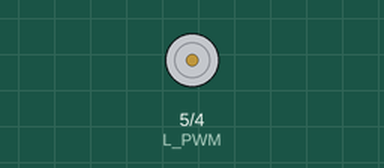
This sketch was run on a simulated Arduino Uno, built with avr-gcc and run on an emulated ATmega328P. Shown: motor-driver pin pairs drawn as motors (green arrow = first pin HIGH = forward, orange = second pin HIGH = backward, longer = more drive).

Above: at 3.0 s.
At 7.5 s:
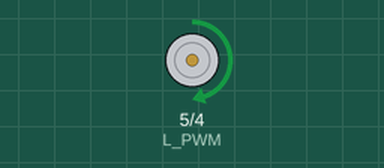
Timing chart, 0 to 15.6 s (numbered marks = the images above):
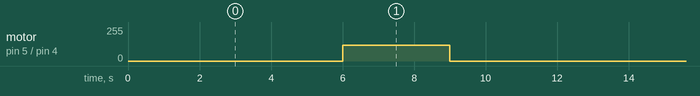

The sketch:

01-motor.ino
```cpp
// -- Masukan pada Pin PWM
#define R_PWM 4
#define L_PWM 5

void setup() {
  // inisialisasikan pin PWM sebagai OUTPUT
  Serial.begin(9600);
  pinMode (R_PWM, OUTPUT);
  pinMode (L_PWM, OUTPUT);
}

void loop() {
  // mengatur keluaran motor dalam bentum PWM max 255 = Voltage maximum
  analogWrite (R_PWM, 120);
  analogWrite (L_PWM, 0);
  delay(3000);
  analogWrite (R_PWM, 0);
  analogWrite (L_PWM, 0);
  delay(3000);
  // Motor akan bergerak ke arah R_PWM dan akan selama 3 detik kemudian berhenti dalam 3 detik
  // Selanjutnya motor akan bergerak ke arah L_PWM
  analogWrite (R_PWM, 0);
  analogWrite (L_PWM, 120);
  delay(3000);
  analogWrite (R_PWM, 0);
  analogWrite (L_PWM, 0);
  delay(3000);
  // Perlu dicatat bahwa pin R_PWM Maupun L_PWM tidak boleh dipakai secara bersamaan, misal:
  // analogWrite (R_PWM, 120);
  // analogWrite (L_PWM, 120);
}
```

Measured:
- by itself, motor on pin 5 (L_PWM) / pin 4 (R_PWM): alternates forward 120/255 for 3.0 s and stopped for 9.0 s
